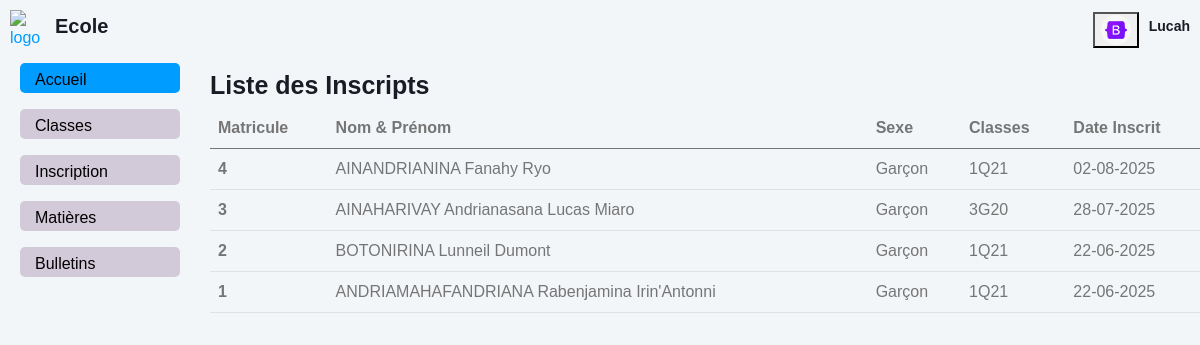
The app's page /home.php (signed in) with its own data.
### tables this page shows
CREATE TABLE `responsable` (
  `responsable_id` int(10) NOT NULL AUTO_INCREMENT,
  `nom_responsable` varchar(100) NOT NULL,
  `prenom_responsable` varchar(100) NOT NULL,
  `username` varchar(100) NOT NULL,
  `password` varchar(100) DEFAULT NULL,
  `compte` varchar(100) NOT NULL,
  `image` varchar(100) DEFAULT NULL,
  PRIMARY KEY (`responsable_id`),
  UNIQUE KEY `username` (`username`)
);

CREATE TABLE `eleves` (
  `eleve_id` int(10) NOT NULL AUTO_INCREMENT,
  `numero` int(10) DEFAULT NULL,
  `nom_eleve` varchar(100) DEFAULT NULL,
  `prenom_eleve` varchar(100) DEFAULT NULL,
  `sexe_eleve` varchar(50) DEFAULT NULL,
  `date_naissance` date DEFAULT NULL,
  `lieu_naissance` varchar(50) DEFAULT NULL,
  `status` varchar(50) DEFAULT NULL,
  `adresse` varchar(50) DEFAULT NULL,
  `tel_eleve` varchar(50) DEFAULT NULL,
  `etablissement_orign` varchar(50) DEFAULT NULL,
  `annee_scolaire` varchar(50) DEFAULT NULL,
  `date_inscrit` date DEFAULT NULL,
  `nom_pere` varchar(100) DEFAULT NULL,
  `profession_pere` varchar(50) DEFAULT NULL,
  `tel_pere` varchar(50) DEFAULT NULL,
  `nom_mere` varchar(100) DEFAULT NULL,
  `profession_mere` varchar(50) DEFAULT NULL,
  `tel_mere` varchar(50) DEFAULT NULL,
  `nom_tuteur` varchar(100) DEFAULT NULL,
  `profession_tuteur` varchar(50) DEFAULT NULL,
  `tel_tuteur` varchar(50) DEFAULT NULL,
  `classe_id` int(10) DEFAULT NULL,
  PRIMARY KEY (`eleve_id`),
  KEY `classe_id` (`classe_id`)
);

CREATE TABLE `classes` (
  `classe_id` int(10) NOT NULL AUTO_INCREMENT,
  `nom_classe` varchar(100) NOT NULL,
  `niveau` varchar(50) DEFAULT NULL,
  `annee_debut` year(4) DEFAULT NULL,
  `annee_fin` year(4) DEFAULT NULL,
  `salle` varchar(50) DEFAULT NULL,
  PRIMARY KEY (`classe_id`)
);

### home.php (the view, shortened to what this page needs)
<?php
    require "./back/database.php";
    $sql = "SELECT a.*,
            b.classe_id,
            b.nom_classe
            FROM eleves a
            LEFT JOIN classes b
            ON a.classe_id = b.classe_id
            ORDER BY a.eleve_id DESC
            LIMIT 20";
    $stmt = $pdo->query($sql);
    $stmt->execute();
    $eleves = $stmt->fetchAll();
    $sql_compte = "SELECT image FROM responsable WHERE responsable_id = ?";
    $stmt_compte = $pdo->prepare($sql_compte);
    $stmt_compte->execute([$_SESSION['responsable_id']]);
    $comptes = $stmt_compte->fetchAll();
?>
<!DOCTYPE html>
<html lang="en">
<?php require './includes/head.php' ?>
<body>
    <?php require './includes/navbar.php' ?>
    <div class="container-xxl position-relative d-flex p-0" style="margin-top: 100px;">
        <div class="sidebar" style="width: 200px; padding: 0 20px; " >
            <nav class="navbar bg-light">
                <div class="navbar-nav w-100" style="margin-top: 25px">
                    <ul>
                        <li>
                            <a href="home.php" class="nav-link active">Accueil</a>
                        </li>
                        <li>
                            <a href="./classes/" class="nav-link">Classes</a>
                        </li>
                        <?php if ($_SESSION['compte'] == "Surveillant"):  ?>
                            <li>
                                <a href="./inscription.php" class="nav-link">Inscription</a>
                            </li>
                            <li>
                                <a href="./matieres/" class="nav-link">Matières</a>
                            </li>
                        <?php endif; ?>
                        <li>
                            <a href="index.php" class="nav-link">Bulletins</a>
                        </li>
                    </ul>
                </div>
            </nav>
        </div>
        <div class="col-right">
            <div class="tp">
                <div class="col-classe-l">
                    <h1>Liste des Inscripts</h1>
                </div>
            </div>
            <div class="bd" style="margin-top: 0">
                <?php if (count($eleves) > 0):  ?>
                    <table class="table table-hover">
                        <thead>
                            <tr>
                                <th class="col">Matricule</th>
                                <th class="col">Nom & Prénom</th>
                                <th class="col">Sexe</th>
                                <th class="col">Classes</th>
                                <th class="col">Date Inscrit</th>
                            </tr>
                        </thead>
                        <tbody>
                            <?php foreach ( $eleves as $eleve ): ?>
                                <tr>
                                    <th scope="row">
                                        <?= $eleve['eleve_id'] ?>
                                    </th>
                                    <td>
                                        <?=  $eleve['nom_eleve'] ?>
                                        <?=  $eleve['prenom_eleve'] ?>
                                    </td>
                                    <td>
                                        <?=  $eleve['sexe_eleve'] ?>
                                    </td>
                                    <td>
                                        <?= $eleve['nom_classe']; ?>
                                    </td>
                                    <td>
                                        <?php
                                            $get_date_inscrit = new DateTime($eleve['date_inscrit']);
                                            $date_inscrit = $get_date_inscrit->format('d-m-Y');
                                            echo $date_inscrit;
                                        ?>
                                    </td>
                                </tr>
                            <?php endforeach; ?>
                        </tbody>
                    </table>
                <?php else: ?>
                    <h5>Aucun élève inscrit</h5>
                <?php endif; ?>
            </div>
        </div>
    </div>
</body>
</html>

### includes/navbar.php (shortened to what this page needs)
<nav class="navbar navbar-expand sticky-top" style="display: flex; justify-content: space-between; margin: 0; padding: 10px">
    <a  href="./home.php" class="text-primary" style="display: flex; gap: 10px; align-items: center">
        <img src="./assets/img/logo-ecole" alt="logo" style="width: 35px">
        <h3 style="font-size: 20px">Ecole</h3>
    </a>
    <div class="menu">
            <?php foreach ( $comptes as $compte ): ?>
            <button class="btn-menu" id="menu">
                <?php if (!empty($compte['image'])): ?>
                    <img src="./assets/img/<?= $compte['image'] ?>" alt="Image" width="25">
                <?php else: ?>
                    M
                <?php endif; ?>
            </button>
            <?php endforeach; ?>
            <div class="menu-name">
                <h4><?= $_SESSION['username'] ?></h4>
            </div>
    </div>
</nav>

### assets/css/style.css (style rules this page uses)
:root { --primary: #009CFF; --light: #F3F6F9; --dark: #191C24; }
.sidebar { position: fixed; top: 30px; left: 0; bottom: 0; width: 200px; height: 100vh; overflow-y: auto; transition: 0.5s; z-index: 999; padding: 0 20px; }
@media (min-width: 992px) { .sidebar { margin-left: 0; } }
.navbar.navbar-expand .menu { display: flex; align-items: center; gap: 10px; }
.navbar.navbar-expand .menu button.btn-menu img { width: 30px; height: 30px; border-radius: 50%; }
.navbar.navbar-expand .menu .menu-name { height: 25px; display: flex; }
.navbar.navbar-expand .menu .menu-name h4 { font-size: 14px; }
.sidebar .navbar-nav ul { list-style: none; padding-left: 0; }
.sidebar .navbar-nav .nav-link { height: 30px; padding: 5px 15px; color: #000; font-weight: 500; outline: none; background: #d3cad9; margin-bottom: 1rem; border-radius: 5px; }
.sidebar .navbar-nav .nav-link:hover, .sidebar .navbar-nav .nav-link.active { background: #009CFF; }
.col-right { position: relative; width: 83%; top: -90px; left: 210px; }
.tp { display: flex; justify-content: space-between; }
.bd { margin-top: 20px; }
.col-classe-l h1 { font-size: 25px; }

### records on screen
responsable: image (picture)
eleves: eleve_id "4", nom_eleve "AINANDRIANINA", prenom_eleve "Fanahy Ryo", sexe_eleve "Garçon", classes.nom_classe "1Q21", date_inscrit "02-08-2025"
eleves: eleve_id "3", nom_eleve "AINAHARIVAY Andrianasana", prenom_eleve "Lucas Miaro", sexe_eleve "Garçon", classes.nom_classe "3G20", date_inscrit "28-07-2025"
eleves: eleve_id "2", nom_eleve "BOTONIRINA", prenom_eleve "Lunneil Dumont", sexe_eleve "Garçon", classes.nom_classe "1Q21", date_inscrit "22-06-2025"
eleves: eleve_id "1", nom_eleve "ANDRIAMAHAFANDRIANA", prenom_eleve "Rabenjamina Irin'Antonni", sexe_eleve "Garçon", classes.nom_classe "1Q21", date_inscrit "22-06-2025"

### other values on screen
$_SESSION['username'] "Lucah"
